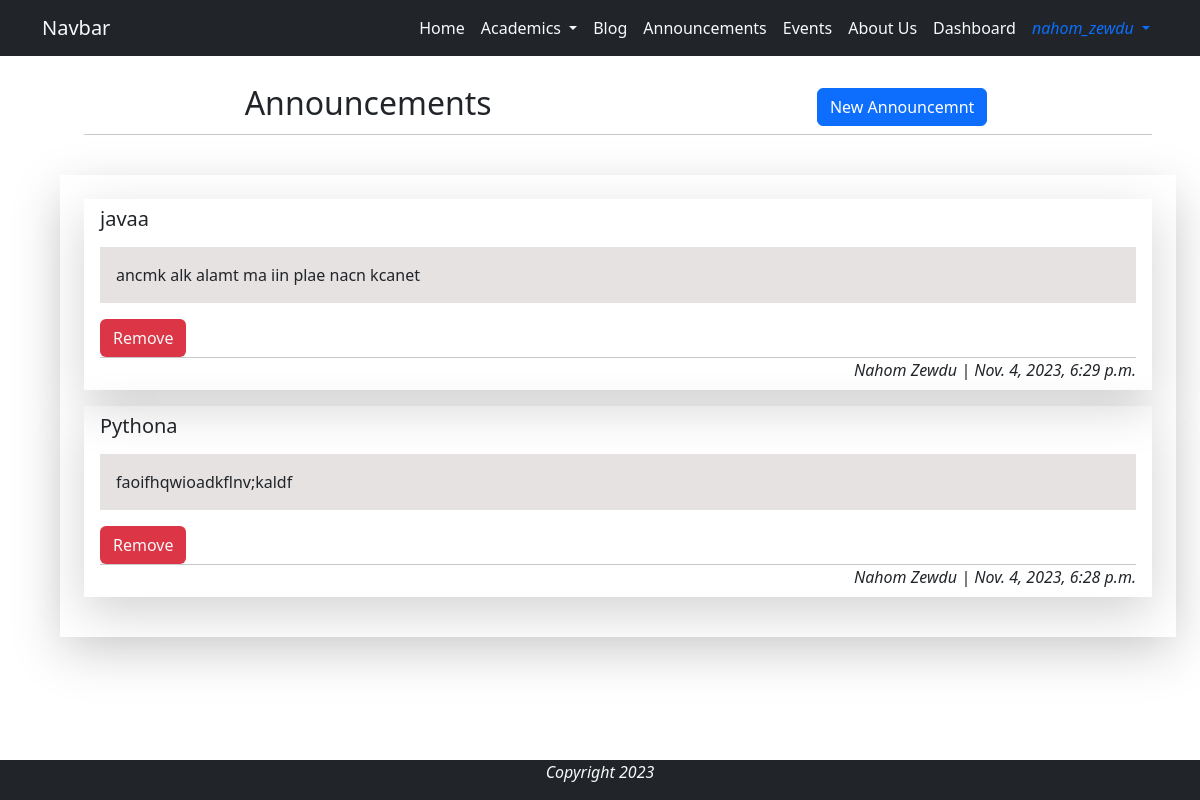
/announcement/ (signed in), run on an earlier commit of the app's database.
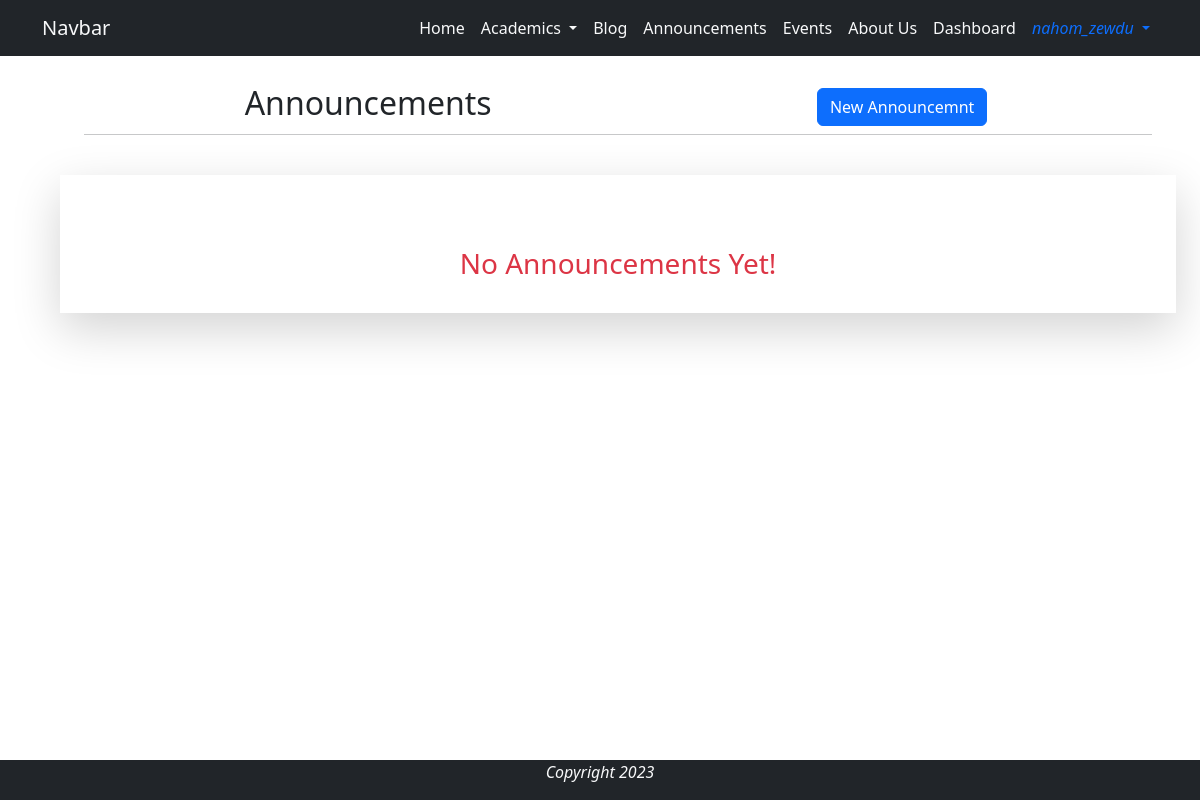
And on a later commit of the database.
### announcement/models.py (models this page shows)
class Announcement(models.Model):
    creator = models.ForeignKey(Staff, on_delete=models.CASCADE)
    title = models.CharField(max_length=70, null=False, blank=False)
    body = models.TextField(null=False, blank=False)
    timestamp = models.DateTimeField(auto_now_add=True)
    def __str__(self):
        return self.title

### base/models.py (models this page shows, shortened)
class Staff(models.Model):
    GENDER_CHOICES = [
        ('M', 'Male'),
        ('F', 'Female')
    ]
    user = models.OneToOneField(User, on_delete=models.CASCADE)
    name = models.CharField(max_length=44, null=True, blank=True)
    staff_id = models.CharField(max_length=6, editable=False, unique=True)
    gender = models.CharField(max_length=6, choices=GENDER_CHOICES, null=False, blank=False)
    phone = models.CharField(max_length=20, null=False, blank=False)
    def __str__(self):
        return self.name

### announcement/views.py (the view)
# urls.py: path('', views.AnnouncementList.as_view(), name='announcement'),
class AnnouncementList(LoginRequiredMixin, ListView):
    queryset = Announcement.objects.order_by('-timestamp')
    context_object_name = 'announcements'
    template_name = 'announcement/announcement.html'
    login_url = '/restricted/'

### announcement/templates/announcement/announcement.html (shortened to what this page needs)
{% extends 'base/base.html' %}
{% load static %}
{% block content %}
<div class="container mx-0 mx-sm-5">
    <div class="row m-4 d-flex justify-content-around">
        <h2 class="p-1 col-auto">Announcements</h2>
        {% if request.user.is_staff %}
            <a href="{% url 'announcement:create_announcement' %}" class="col-auto btn btn-primary m-2">New Announcemnt</a>
        {% endif %}
        <hr>
    </div>
    <div class="shadow-lg p-0 p-sm-4">
        {% if announcements.exists %}
            {% for i in announcements %}
                <div class="shadow-lg p-2 px-3 mb-3">
                    <h5 class="mb-3">{{i}}</h5>
                    <p class="announcement-body p-1 p-sm-3">
                        {{ i.body }}
                    </p>
                    {% if request.user.is_staff %}
                            <a href="{% url 'announcement:delete_announcement' i.id %}" class="btn bg-danger text-light">Remove</a>
                    {% endif %}
                    <hr class="m-0">
                    <p class="text-end mb-0"><i>{{i.creator}} | {{ i.timestamp }}</i></p>
                </div>
            {% endfor %}
        {% else %}
            <h3 class="mt-5 text-center text-danger">No Announcements Yet!</h3>
        {% endif %}
    </div>
</div>
{% endblock %}

What changed in the data, as far as the page shows it:
removed Announcement: title "javaa", body "ancmk alk alamt ma iin plae nacn kcanet", creator "Nahom Zewdu", timestamp "Nov. 4, 2023, 6:29 p.m."
removed Announcement: title "Pythona", body "faoifhqwioadkflnv;kaldf", creator "Nahom Zewdu", timestamp "Nov. 4, 2023, 6:28 p.m."
Also different on the page:
text now shown: "No Announcements Yet!"
